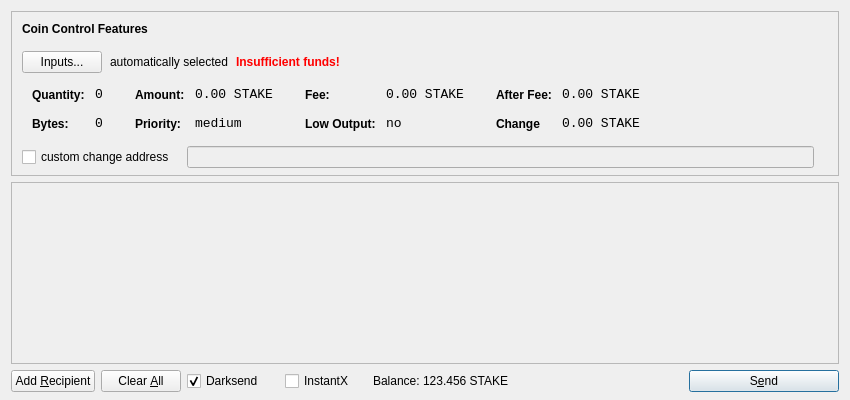
<?xml version="1.0" encoding="UTF-8"?>
<ui version="4.0">
 <class>SendCoinsDialog</class>
 <widget class="QDialog" name="SendCoinsDialog">
  <property name="geometry">
   <rect>
    <x>0</x>
    <y>0</y>
    <width>850</width>
    <height>400</height>
   </rect>
  </property>
  <property name="windowTitle">
   <string>Send Coins</string>
  </property>
  <layout class="QVBoxLayout" name="verticalLayout" stretch="0,1,0">
   <property name="bottomMargin">
    <number>8</number>
   </property>
   <item>
    <widget class="QFrame" name="frameCoinControl">
     <property name="sizePolicy">
      <sizepolicy hsizetype="Expanding" vsizetype="Expanding">
       <horstretch>0</horstretch>
       <verstretch>0</verstretch>
      </sizepolicy>
     </property>
     <property name="maximumSize">
      <size>
       <width>16777215</width>
       <height>16777215</height>
      </size>
     </property>
     <property name="frameShape">
      <enum>QFrame::StyledPanel</enum>
     </property>
     <property name="frameShadow">
      <enum>QFrame::Sunken</enum>
     </property>
     <layout class="QVBoxLayout" name="verticalLayoutCoinControl2">
      <property name="spacing">
       <number>-1</number>
      </property>
      <property name="leftMargin">
       <number>0</number>
      </property>
      <property name="topMargin">
       <number>0</number>
      </property>
      <property name="rightMargin">
       <number>0</number>
      </property>
      <property name="bottomMargin">
       <number>6</number>
      </property>
      <item>
       <layout class="QVBoxLayout" name="verticalLayoutCoinControl" stretch="0,0,0,0,1">
        <property name="spacing">
         <number>0</number>
        </property>
        <property name="leftMargin">
         <number>10</number>
        </property>
        <property name="topMargin">
         <number>10</number>
        </property>
        <item>
         <layout class="QHBoxLayout" name="horizontalLayoutCoinControl1">
          <property name="bottomMargin">
           <number>15</number>
          </property>
          <item>
           <widget class="QLabel" name="labelCoinControlFeatures">
            <property name="sizePolicy">
             <sizepolicy hsizetype="Preferred" vsizetype="Maximum">
              <horstretch>0</horstretch>
              <verstretch>0</verstretch>
             </sizepolicy>
            </property>
            <property name="font">
             <font>
              <weight>75</weight>
              <bold>true</bold>
             </font>
            </property>
            <property name="styleSheet">
             <string notr="true">font-weight:bold;</string>
            </property>
            <property name="text">
             <string>Coin Control Features</string>
            </property>
           </widget>
          </item>
         </layout>
        </item>
        <item>
         <layout class="QHBoxLayout" name="horizontalLayoutCoinControl2" stretch="0,0,0,0">
          <property name="spacing">
           <number>8</number>
          </property>
          <property name="bottomMargin">
           <number>10</number>
          </property>
          <item>
           <widget class="QPushButton" name="pushButtonCoinControl">
            <property name="styleSheet">
             <string notr="true"/>
            </property>
            <property name="text">
             <string>Inputs...</string>
            </property>
           </widget>
          </item>
          <item>
           <widget class="QLabel" name="labelCoinControlAutomaticallySelected">
            <property name="text">
             <string>automatically selected</string>
            </property>
            <property name="margin">
             <number>5</number>
            </property>
           </widget>
          </item>
          <item>
           <widget class="QLabel" name="labelCoinControlInsuffFunds">
            <property name="font">
             <font>
              <weight>75</weight>
              <bold>true</bold>
             </font>
            </property>
            <property name="styleSheet">
             <string notr="true">color:red;font-weight:bold;</string>
            </property>
            <property name="text">
             <string>Insufficient funds!</string>
            </property>
            <property name="margin">
             <number>5</number>
            </property>
           </widget>
          </item>
          <item>
           <spacer name="horizontalSpacerCoinControl">
            <property name="orientation">
             <enum>Qt::Horizontal</enum>
            </property>
            <property name="sizeHint" stdset="0">
             <size>
              <width>40</width>
              <height>1</height>
             </size>
            </property>
           </spacer>
          </item>
         </layout>
        </item>
        <item>
         <widget class="QWidget" name="widgetCoinControl" native="true">
          <property name="sizePolicy">
           <sizepolicy hsizetype="Preferred" vsizetype="Preferred">
            <horstretch>0</horstretch>
            <verstretch>0</verstretch>
           </sizepolicy>
          </property>
          <property name="minimumSize">
           <size>
            <width>0</width>
            <height>0</height>
           </size>
          </property>
          <property name="styleSheet">
           <string notr="true"/>
          </property>
          <layout class="QHBoxLayout" name="horizontalLayoutCoinControl5">
           <property name="margin">
            <number>0</number>
           </property>
           <item>
            <layout class="QHBoxLayout" name="horizontalLayoutCoinControl3" stretch="0,0,0,1">
             <property name="spacing">
              <number>20</number>
             </property>
             <property name="topMargin">
              <number>0</number>
             </property>
             <property name="bottomMargin">
              <number>10</number>
             </property>
             <item>
              <layout class="QFormLayout" name="formLayoutCoinControl1">
               <property name="horizontalSpacing">
                <number>10</number>
               </property>
               <property name="verticalSpacing">
                <number>14</number>
               </property>
               <property name="leftMargin">
                <number>10</number>
               </property>
               <property name="topMargin">
                <number>4</number>
               </property>
               <property name="rightMargin">
                <number>6</number>
               </property>
               <item row="0" column="0">
                <widget class="QLabel" name="labelCoinControlQuantityText">
                 <property name="styleSheet">
                  <string notr="true">font-weight:bold;</string>
                 </property>
                 <property name="text">
                  <string>Quantity:</string>
                 </property>
                 <property name="margin">
                  <number>0</number>
                 </property>
                </widget>
               </item>
               <item row="0" column="1">
                <widget class="QLabel" name="labelCoinControlQuantity">
                 <property name="font">
                  <font>
                   <family>Monospace</family>
                   <pointsize>10</pointsize>
                  </font>
                 </property>
                 <property name="cursor">
                  <cursorShape>IBeamCursor</cursorShape>
                 </property>
                 <property name="contextMenuPolicy">
                  <enum>Qt::ActionsContextMenu</enum>
                 </property>
                 <property name="text">
                  <string>0</string>
                 </property>
                 <property name="margin">
                  <number>0</number>
                 </property>
                 <property name="textInteractionFlags">
                  <set>Qt::LinksAccessibleByMouse|Qt::TextSelectableByKeyboard|Qt::TextSelectableByMouse</set>
                 </property>
                </widget>
               </item>
               <item row="1" column="0">
                <widget class="QLabel" name="labelCoinControlBytesText">
                 <property name="styleSheet">
                  <string notr="true">font-weight:bold;</string>
                 </property>
                 <property name="text">
                  <string>Bytes:</string>
                 </property>
                </widget>
               </item>
               <item row="1" column="1">
                <widget class="QLabel" name="labelCoinControlBytes">
                 <property name="font">
                  <font>
                   <family>Monospace</family>
                   <pointsize>10</pointsize>
                  </font>
                 </property>
                 <property name="cursor">
                  <cursorShape>IBeamCursor</cursorShape>
                 </property>
                 <property name="contextMenuPolicy">
                  <enum>Qt::ActionsContextMenu</enum>
                 </property>
                 <property name="text">
                  <string>0</string>
                 </property>
                 <property name="textInteractionFlags">
                  <set>Qt::LinksAccessibleByMouse|Qt::TextSelectableByKeyboard|Qt::TextSelectableByMouse</set>
                 </property>
                </widget>
               </item>
              </layout>
             </item>
             <item>
              <layout class="QFormLayout" name="formLayoutCoinControl2">
               <property name="horizontalSpacing">
                <number>10</number>
               </property>
               <property name="verticalSpacing">
                <number>14</number>
               </property>
               <property name="leftMargin">
                <number>6</number>
               </property>
               <property name="topMargin">
                <number>4</number>
               </property>
               <property name="rightMargin">
                <number>6</number>
               </property>
               <item row="0" column="0">
                <widget class="QLabel" name="labelCoinControlAmountText">
                 <property name="styleSheet">
                  <string notr="true">font-weight:bold;</string>
                 </property>
                 <property name="text">
                  <string>Amount:</string>
                 </property>
                 <property name="margin">
                  <number>0</number>
                 </property>
                </widget>
               </item>
               <item row="0" column="1">
                <widget class="QLabel" name="labelCoinControlAmount">
                 <property name="font">
                  <font>
                   <family>Monospace</family>
                   <pointsize>10</pointsize>
                  </font>
                 </property>
                 <property name="cursor">
                  <cursorShape>IBeamCursor</cursorShape>
                 </property>
                 <property name="contextMenuPolicy">
                  <enum>Qt::ActionsContextMenu</enum>
                 </property>
                 <property name="text">
                  <string>0.00 STAKE</string>
                 </property>
                 <property name="textInteractionFlags">
                  <set>Qt::LinksAccessibleByMouse|Qt::TextSelectableByKeyboard|Qt::TextSelectableByMouse</set>
                 </property>
                </widget>
               </item>
               <item row="1" column="0">
                <widget class="QLabel" name="labelCoinControlPriorityText">
                 <property name="styleSheet">
                  <string notr="true">font-weight:bold;</string>
                 </property>
                 <property name="text">
                  <string>Priority:</string>
                 </property>
                </widget>
               </item>
               <item row="1" column="1">
                <widget class="QLabel" name="labelCoinControlPriority">
                 <property name="font">
                  <font>
                   <family>Monospace</family>
                   <pointsize>10</pointsize>
                  </font>
                 </property>
                 <property name="cursor">
                  <cursorShape>IBeamCursor</cursorShape>
                 </property>
                 <property name="contextMenuPolicy">
                  <enum>Qt::ActionsContextMenu</enum>
                 </property>
                 <property name="text">
                  <string>medium</string>
                 </property>
                 <property name="textInteractionFlags">
                  <set>Qt::LinksAccessibleByMouse|Qt::TextSelectableByKeyboard|Qt::TextSelectableByMouse</set>
                 </property>
                </widget>
               </item>
              </layout>
             </item>
             <item>
              <layout class="QFormLayout" name="formLayoutCoinControl3">
               <property name="horizontalSpacing">
                <number>10</number>
               </property>
               <property name="verticalSpacing">
                <number>14</number>
               </property>
               <property name="leftMargin">
                <number>6</number>
               </property>
               <property name="topMargin">
                <number>4</number>
               </property>
               <property name="rightMargin">
                <number>6</number>
               </property>
               <item row="0" column="0">
                <widget class="QLabel" name="labelCoinControlFeeText">
                 <property name="styleSheet">
                  <string notr="true">font-weight:bold;</string>
                 </property>
                 <property name="text">
                  <string>Fee:</string>
                 </property>
                 <property name="margin">
                  <number>0</number>
                 </property>
                </widget>
               </item>
               <item row="0" column="1">
                <widget class="QLabel" name="labelCoinControlFee">
                 <property name="font">
                  <font>
                   <family>Monospace</family>
                   <pointsize>10</pointsize>
                  </font>
                 </property>
                 <property name="cursor">
                  <cursorShape>IBeamCursor</cursorShape>
                 </property>
                 <property name="contextMenuPolicy">
                  <enum>Qt::ActionsContextMenu</enum>
                 </property>
                 <property name="text">
                  <string>0.00 STAKE</string>
                 </property>
                 <property name="textInteractionFlags">
                  <set>Qt::LinksAccessibleByMouse|Qt::TextSelectableByKeyboard|Qt::TextSelectableByMouse</set>
                 </property>
                </widget>
               </item>
               <item row="1" column="0">
                <widget class="QLabel" name="labelCoinControlLowOutputText">
                 <property name="styleSheet">
                  <string notr="true">font-weight:bold;</string>
                 </property>
                 <property name="text">
                  <string>Low Output:</string>
                 </property>
                </widget>
               </item>
               <item row="1" column="1">
                <widget class="QLabel" name="labelCoinControlLowOutput">
                 <property name="font">
                  <font>
                   <family>Monospace</family>
                   <pointsize>10</pointsize>
                  </font>
                 </property>
                 <property name="cursor">
                  <cursorShape>IBeamCursor</cursorShape>
                 </property>
                 <property name="contextMenuPolicy">
                  <enum>Qt::ActionsContextMenu</enum>
                 </property>
                 <property name="text">
                  <string>no</string>
                 </property>
                 <property name="textInteractionFlags">
                  <set>Qt::LinksAccessibleByMouse|Qt::TextSelectableByKeyboard|Qt::TextSelectableByMouse</set>
                 </property>
                </widget>
               </item>
              </layout>
             </item>
             <item>
              <layout class="QFormLayout" name="formLayoutCoinControl4">
               <property name="horizontalSpacing">
                <number>10</number>
               </property>
               <property name="verticalSpacing">
                <number>14</number>
               </property>
               <property name="leftMargin">
                <number>6</number>
               </property>
               <property name="topMargin">
                <number>4</number>
               </property>
               <property name="rightMargin">
                <number>6</number>
               </property>
               <item row="0" column="0">
                <widget class="QLabel" name="labelCoinControlAfterFeeText">
                 <property name="styleSheet">
                  <string notr="true">font-weight:bold;</string>
                 </property>
                 <property name="text">
                  <string>After Fee:</string>
                 </property>
                 <property name="margin">
                  <number>0</number>
                 </property>
                </widget>
               </item>
               <item row="0" column="1">
                <widget class="QLabel" name="labelCoinControlAfterFee">
                 <property name="font">
                  <font>
                   <family>Monospace</family>
                   <pointsize>10</pointsize>
                  </font>
                 </property>
                 <property name="cursor">
                  <cursorShape>IBeamCursor</cursorShape>
                 </property>
                 <property name="contextMenuPolicy">
                  <enum>Qt::ActionsContextMenu</enum>
                 </property>
                 <property name="text">
                  <string>0.00 STAKE</string>
                 </property>
                 <property name="textInteractionFlags">
                  <set>Qt::LinksAccessibleByMouse|Qt::TextSelectableByKeyboard|Qt::TextSelectableByMouse</set>
                 </property>
                </widget>
               </item>
               <item row="1" column="0">
                <widget class="QLabel" name="labelCoinControlChangeText">
                 <property name="styleSheet">
                  <string notr="true">font-weight:bold;</string>
                 </property>
                 <property name="text">
                  <string>Change</string>
                 </property>
                </widget>
               </item>
               <item row="1" column="1">
                <widget class="QLabel" name="labelCoinControlChange">
                 <property name="font">
                  <font>
                   <family>Monospace</family>
                   <pointsize>10</pointsize>
                  </font>
                 </property>
                 <property name="cursor">
                  <cursorShape>IBeamCursor</cursorShape>
                 </property>
                 <property name="contextMenuPolicy">
                  <enum>Qt::ActionsContextMenu</enum>
                 </property>
                 <property name="text">
                  <string>0.00 STAKE</string>
                 </property>
                 <property name="textInteractionFlags">
                  <set>Qt::LinksAccessibleByMouse|Qt::TextSelectableByKeyboard|Qt::TextSelectableByMouse</set>
                 </property>
                </widget>
               </item>
              </layout>
             </item>
            </layout>
           </item>
          </layout>
         </widget>
        </item>
        <item>
         <layout class="QHBoxLayout" name="horizontalLayoutCoinControl4" stretch="0,0,0">
          <property name="spacing">
           <number>12</number>
          </property>
          <property name="sizeConstraint">
           <enum>QLayout::SetDefaultConstraint</enum>
          </property>
          <property name="topMargin">
           <number>5</number>
          </property>
          <property name="rightMargin">
           <number>5</number>
          </property>
          <item>
           <widget class="QCheckBox" name="checkBoxCoinControlChange">
            <property name="text">
             <string>custom change address</string>
            </property>
           </widget>
          </item>
          <item>
           <widget class="QLineEdit" name="lineEditCoinControlChange">
            <property name="enabled">
             <bool>false</bool>
            </property>
            <property name="sizePolicy">
             <sizepolicy hsizetype="Expanding" vsizetype="Fixed">
              <horstretch>0</horstretch>
              <verstretch>0</verstretch>
             </sizepolicy>
            </property>
           </widget>
          </item>
          <item>
           <widget class="QLabel" name="labelCoinControlChangeLabel">
            <property name="sizePolicy">
             <sizepolicy hsizetype="Preferred" vsizetype="Expanding">
              <horstretch>0</horstretch>
              <verstretch>0</verstretch>
             </sizepolicy>
            </property>
            <property name="minimumSize">
             <size>
              <width>0</width>
              <height>0</height>
             </size>
            </property>
            <property name="text">
             <string/>
            </property>
            <property name="margin">
             <number>3</number>
            </property>
           </widget>
          </item>
         </layout>
        </item>
        <item>
         <spacer name="verticalSpacerCoinControl">
          <property name="orientation">
           <enum>Qt::Vertical</enum>
          </property>
          <property name="sizeHint" stdset="0">
           <size>
            <width>800</width>
            <height>1</height>
           </size>
          </property>
         </spacer>
        </item>
       </layout>
      </item>
     </layout>
    </widget>
   </item>
   <item>
    <widget class="QScrollArea" name="scrollArea">
     <property name="widgetResizable">
      <bool>true</bool>
     </property>
     <widget class="QWidget" name="scrollAreaWidgetContents">
      <property name="geometry">
       <rect>
        <x>0</x>
        <y>0</y>
        <width>830</width>
        <height>165</height>
       </rect>
      </property>
      <layout class="QVBoxLayout" name="verticalLayout_2">
       <property name="margin">
        <number>0</number>
       </property>
       <item>
        <layout class="QVBoxLayout" name="entries">
         <property name="spacing">
          <number>6</number>
         </property>
        </layout>
       </item>
       <item>
        <spacer name="verticalSpacer">
         <property name="orientation">
          <enum>Qt::Vertical</enum>
         </property>
         <property name="sizeHint" stdset="0">
          <size>
           <width>20</width>
           <height>40</height>
          </size>
         </property>
        </spacer>
       </item>
      </layout>
     </widget>
    </widget>
   </item>
   <item>
    <layout class="QHBoxLayout" name="horizontalLayout">
     <item>
      <widget class="QPushButton" name="addButton">
       <property name="toolTip">
        <string>Send to multiple recipients at once</string>
       </property>
       <property name="text">
        <string>Add &amp;Recipient</string>
       </property>
       <property name="autoDefault">
        <bool>false</bool>
       </property>
      </widget>
     </item>
     <item>
      <widget class="QPushButton" name="clearButton">
       <property name="sizePolicy">
        <sizepolicy hsizetype="Minimum" vsizetype="Fixed">
         <horstretch>0</horstretch>
         <verstretch>0</verstretch>
        </sizepolicy>
       </property>
       <property name="toolTip">
        <string>Remove all transaction fields</string>
       </property>
       <property name="text">
        <string>Clear &amp;All</string>
       </property>
       <property name="autoRepeatDelay">
        <number>300</number>
       </property>
       <property name="autoDefault">
        <bool>false</bool>
       </property>
      </widget>
     </item>
     <item>
      <layout class="QHBoxLayout" name="horizontalLayout_2">
       <property name="spacing">
        <number>3</number>
       </property>
        <item>
        <widget class="QCheckBox" name="checkUseDarksend">
         <property name="minimumSize">
          <size>
           <width>95</width>
           <height>0</height>
          </size>
         </property>
         <property name="text">
          <string>Darksend</string>
         </property>
         <property name="checked">
          <bool>true</bool>
         </property>
        </widget>
       </item>
       <item>
        <widget class="QCheckBox" name="checkInstantX">
         <property name="enabled">
          <bool>true</bool>
         </property>
         <property name="minimumSize">
          <size>
           <width>85</width>
           <height>0</height>
          </size>
         </property>
         <property name="text">
          <string>InstantX</string>
         </property>
        </widget>
       </item>
       <item>
        <widget class="QLabel" name="label">
         <property name="sizePolicy">
          <sizepolicy hsizetype="Preferred" vsizetype="Fixed">
           <horstretch>0</horstretch>
           <verstretch>0</verstretch>
          </sizepolicy>
         </property>
         <property name="text">
          <string>Balance:</string>
         </property>
        </widget>
       </item>
       <item>
        <widget class="QLabel" name="labelBalance">
         <property name="sizePolicy">
          <sizepolicy hsizetype="Preferred" vsizetype="Fixed">
           <horstretch>0</horstretch>
           <verstretch>0</verstretch>
          </sizepolicy>
         </property>
         <property name="cursor">
          <cursorShape>IBeamCursor</cursorShape>
         </property>
         <property name="text">
          <string>123.456 STAKE</string>
         </property>
         <property name="textInteractionFlags">
          <set>Qt::LinksAccessibleByMouse|Qt::TextSelectableByKeyboard|Qt::TextSelectableByMouse</set>
         </property>
        </widget>
       </item>
      </layout>
     </item>
     <item>
      <spacer name="horizontalSpacer">
       <property name="orientation">
        <enum>Qt::Horizontal</enum>
       </property>
       <property name="sizeHint" stdset="0">
        <size>
         <width>40</width>
         <height>20</height>
        </size>
       </property>
      </spacer>
     </item>
     <item>
      <widget class="QPushButton" name="sendButton">
       <property name="minimumSize">
        <size>
         <width>150</width>
         <height>0</height>
        </size>
       </property>
       <property name="toolTip">
        <string>Confirm the send action</string>
       </property>
       <property name="text">
        <string>S&amp;end</string>
       </property>
       <property name="icon">
        <iconset resource="../bitcoin.qrc">
         <normaloff>:/icons/send</normaloff>:/icons/send</iconset>
       </property>
       <property name="default">
        <bool>true</bool>
       </property>
      </widget>
     </item>
    </layout>
   </item>
  </layout>
 </widget>
 <resources>
  <include location="../bitcoin.qrc"/>
 </resources>
 <connections/>
</ui>
